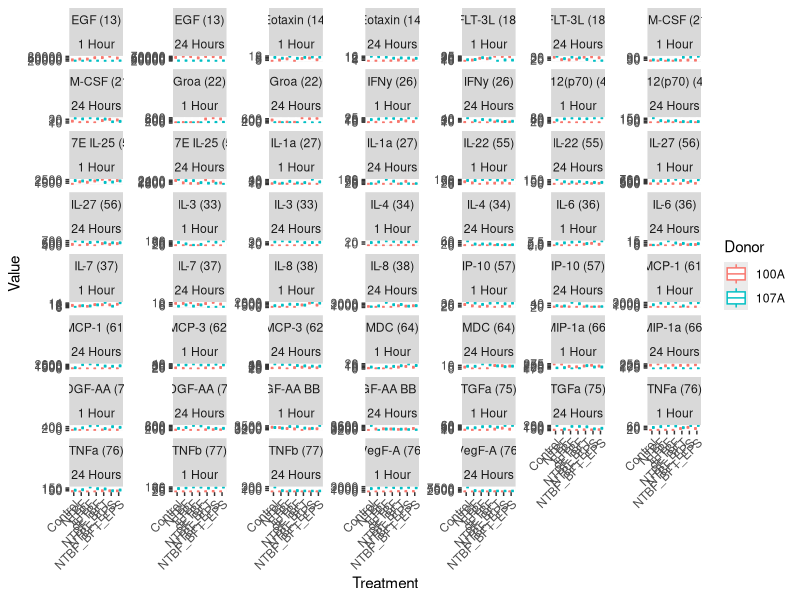
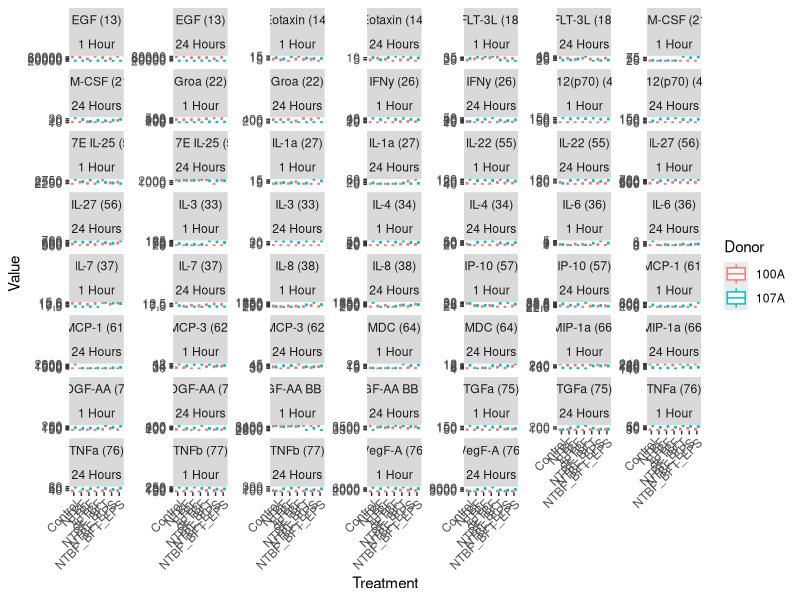

Write the R code that produced these figures, in order. (Note: this script raises an error after producing the figures.)
## ---- chunk 1
library(tidyverse)
library(readxl)
## ---- chunk 2
raw <- read_excel("Raw_Cytokine_240402.xlsx")
raw <- pivot_longer(raw,
                    cols = -(Date:`Apical or Basolateral`), 
                    names_to = "Cytokine", 
                    values_to = "Value")
colnames(raw)
raw$Time_Hours <- gsub("1", "1 Hour", raw$Time_Hours)
raw$Time_Hours <- gsub("24", "24 Hours", raw$Time_Hours)
raw$Treatment <- factor(raw$Treatment, levels = c("Control", "NTBF", "ETBF", "dETBF", "NTBF_BFT", "NTBF_EPS", "NTBF_BFT_EPS"))

apical <- raw %>%
  filter(`Apical or Basolateral` == "Apical")

baso <- raw %>%
  filter(`Apical or Basolateral` == "Basolateral")

apical_plot <- ggplot(apical, aes(Treatment, Value, color = Donor)) +
  geom_boxplot() +
  facet_wrap(Cytokine~Time_Hours, scales = "free_y", ncol = 7) +
  theme(axis.text.x = element_text(angle = 45, hjust = 1))


ggsave("cytokine_by_time_apical.pdf", apical_plot, height = 15, width = 15)


baso_plot <- ggplot(baso, aes(Treatment, Value, color = Donor)) +
  geom_boxplot() +
  facet_wrap(Cytokine~Time_Hours, scales = "free_y", ncol = 7) +
  theme(axis.text.x = element_text(angle = 45, hjust = 1))

ggsave("cytokine_by_time_basolateral.pdf", baso_plot, height = 15, width = 15)




## ---- chunk 3
il8 <- raw %>%
  filter(Cytokine == "IL-8 (38)")

apical <- il8 %>%
  filter(`Apical or Basolateral` == "Apical") 

baso <- il8 %>%
  filter(`Apical or Basolateral` == "Basolateral")

custom_roygbiv_palette <- c(
  "#6C4675", # A deep violet
  "#5E7CE2", # A bold blue
  "#50A2A7", # A strong teal
  "#9BC53D", # A vivid green
  "#FDEE00", # A vibrant yellow
  "#FA7921", # A rich orange
  "#DB2B39"  # A bold red
)

tests <- list(c("Control", "NTBF"), c("Control", "ETBF"), c("Control", "dETBF"), c("Control", "NTBF_BFT"), c("Control", "NTBF_EPS"), c("Control", "NTBF_BFT_EPS"))
y_axis_range <- c(0, 1000, 2000, 3000, 4000, 5000, 6000)

plot <- ggplot(il8, aes(Treatment, Value, fill = Treatment)) +
  geom_boxplot(color = "black", outlier.size = 0.5) +
  geom_point(color = "black", size = 0.5) +
  facet_wrap(`Apical or Basolateral`~Time_Hours, scales = "free_y") +
  scale_fill_manual(values = custom_roygbiv_palette) +
  theme_classic() +
  theme(axis.text.x = element_text(angle = 45, hjust = 1, color = "black", size = 8),
        axis.text.y = element_text(color = "black", size = 8),
        axis.title.x = element_blank(),
        axis.title.y = element_text(color = "black", size = 10),
        strip.background = element_blank()) +
  # scale_y_continuous(breaks = y_axis_range, limits = c(min(y_axis_range), max(y_axis_range))) +
  stat_compare_means(comparisons = tests, method = "t.test",
                     tip.length = 0.03,
                     step.increase = 0.1,
                     label = "p.signif",
                     size = 3)

plot
# ggsave("IL-8_by_time.pdf", plot, height = 4, width = 6)

### Apical only

ap_plot <- ggplot(apical, aes(Treatment, Value, fill = Treatment)) +
  geom_boxplot(color = "black", outlier.size = 0.5) +
  geom_point(color = "black", size = 0.5) +
  facet_wrap(`Apical or Basolateral`~Time_Hours, scales = "free_y") +
  scale_fill_manual(values = custom_roygbiv_palette) +
  theme_classic() +
  theme(axis.text.x = element_text(angle = 45, hjust = 1, color = "black", size = 8),
        axis.text.y = element_text(color = "black", size = 8),
        axis.title.x = element_blank(),
        axis.title.y = element_text(color = "black", size = 10),
        strip.background = element_blank()) +
  scale_y_continuous(breaks = c(0, 2000, 4000), limits = c(0, 6000)) +
  stat_compare_means(comparisons = tests, method = "t.test",
                     tip.length = 0.03,
                     step.increase = 0.1,
                     label = "p.signif",
                     size = 3)

ap_plot
ggsave("IL-8_apical_by_time_240406.pdf", ap_plot, height = 4, width = 6)

### Basolateral only

bas_plot <- ggplot(baso, aes(Treatment, Value, fill = Treatment)) +
  geom_boxplot(color = "black", outlier.size = 0.5) +
  geom_point(color = "black", size = 0.5) +
  facet_wrap(`Apical or Basolateral`~Time_Hours, scales = "free_y") +
  scale_fill_manual(values = custom_roygbiv_palette) +
  theme_classic() +
  theme(axis.text.x = element_text(angle = 45, hjust = 1, color = "black", size = 8),
        axis.text.y = element_text(color = "black", size = 8),
        axis.title.x = element_blank(),
        axis.title.y = element_text(color = "black", size = 10),
        strip.background = element_blank()) +
  scale_y_continuous(breaks = c(0, 500, 1000, 1500), limits = c(0, 2000)) +
  stat_compare_means(comparisons = tests, method = "t.test",
                     tip.length = 0.03,
                     step.increase = 0.1,
                     label = "p.signif",
                     size = 3)

bas_plot

ggsave("IL-8_basolateral_by_time_240406.pdf", bas_plot, height = 4, width = 6)

numbers <- il8[3:5] %>%
    group_by(Treatment, Time_Hours, `Apical or Basolateral`) %>%
    summarize(N = n())
numbers
